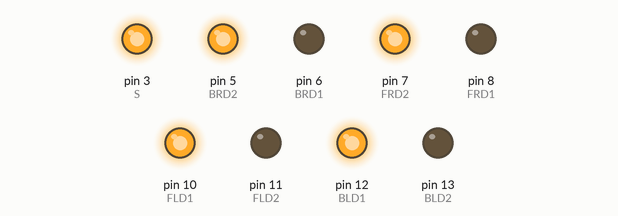
Simulated run of this sketch. Board: Arduino Uno, built with avr-gcc and run on an emulated ATmega328P. Parts: output pins drawn as LEDs (lit = HIGH).

Above: at 0.1 s.
At 3.1 s:
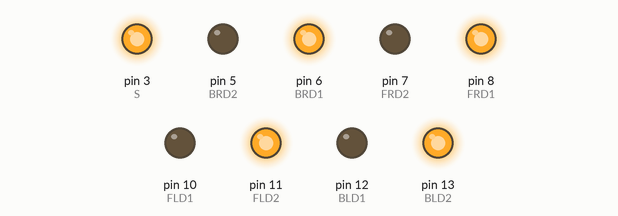
At 6.1 s:
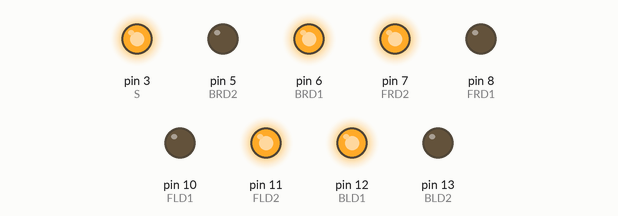
At 12.1 s:
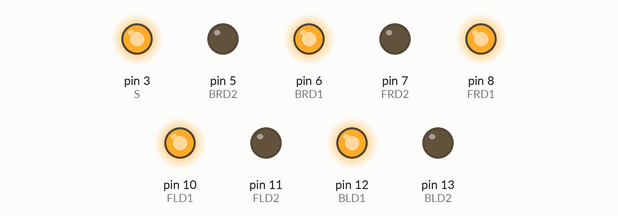
At 18.1 s:
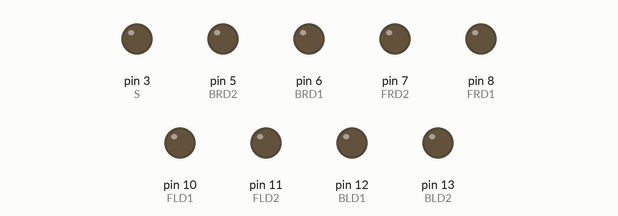
At 37.1 s:
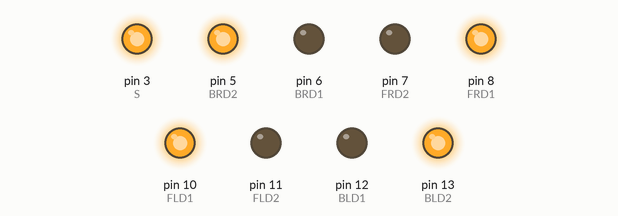
Timing chart, 0 to 38.6 s (numbered marks = the images above):
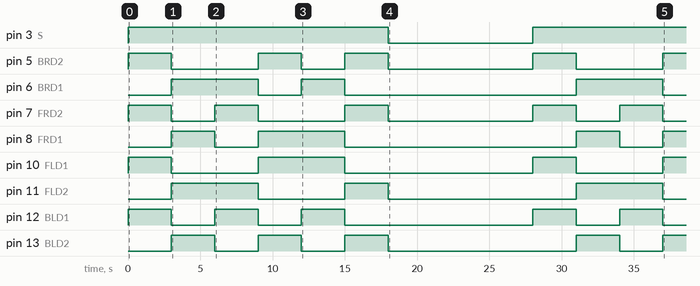

The sketch:

Updated_Mecanum_Code_April_10.ino
```cpp
//F is front, B is back, R is right, L is left, D is drive, S is speed for these pin assignments
#define FRD1 8
#define FRD2 7
#define FLD1 10
#define FLD2 11
#define BRD1 6
#define BRD2 5
#define BLD1 12
#define BLD2 13
#define S 3

void motorCW (int m1, int m2) {
  digitalWrite(m1, HIGH);
  digitalWrite(m2, LOW);
  digitalWrite(S, HIGH);
}

void motorCCW (int m1, int m2) {
  digitalWrite(m1, LOW);
  digitalWrite(m2, HIGH);
  digitalWrite(S, HIGH);
}

void motorStop (int m1, int m2) {
  digitalWrite(m1, LOW);
  digitalWrite(m2, LOW);
  digitalWrite(S, LOW);
}

void driveForwards () {
motorCCW(FRD1,FRD2);
motorCW(FLD1,FLD2);
motorCCW(BRD1,BRD2);
motorCW(BLD1,BLD2);
}
void driveBackwards () {
motorCW(FRD1,FRD2);
motorCCW(FLD1,FLD2);
motorCW(BRD1,BRD2);
motorCCW(BLD1,BLD2);
}
void strafeLeft () {
motorCCW(FRD1,FRD2);
motorCW(BRD1,BRD2);
motorCCW(FLD1,FLD2);
motorCW(BLD1,BLD2);
// check if it makes sense plss
}

void strafeRight () {
motorCW(FRD1, FRD2);
motorCCW(BRD1, BRD2);
motorCW(FLD1, FLD2);
motorCCW(BLD1, BLD2);
}

void rotateCW () {
motorCW(FRD1, FRD2);
motorCW(FLD1, FLD2);
motorCW(BRD1, BRD2);
motorCW(BLD1, BLD2);
}

void rotateCCW () {
motorCCW(FRD1, FRD2);
motorCCW(FLD1, FLD2);
motorCCW(BRD1, BRD2);
motorCCW(BLD1, BLD2);
}

void stopotv () {
motorStop(FRD1, FRD2);
motorStop(FLD1, FLD2);
motorStop(BRD1, BRD2);
motorStop(BLD1, BLD2);
}

void setup() {
pinMode (FRD1, OUTPUT);
pinMode (FRD2, OUTPUT);
pinMode (BRD1, OUTPUT);
pinMode (BRD2, OUTPUT);
pinMode (FLD1, OUTPUT);
pinMode (FLD2, OUTPUT);
pinMode (BLD1, OUTPUT);
pinMode (BLD2, OUTPUT);
pinMode (S, OUTPUT);
}

void loop() {
driveForwards (); // Show forward locomotion
delay(3000); // time to get to the other end of the arena under 3 minutes
  driveBackwards ();
  delay(3000);
  strafeLeft ();
  delay(3000);
strafeRight ();
delay(3000);
  rotateCW ();
  delay(3000);
 rotateCCW();
delay(3000);
  stopotv();
  delay(10000);
}
  
```

Measured:
- by itself, pin 3 (S): LOW → HIGH at 0.00 s, → LOW 18.0 s later, → HIGH 10.0 s later
- by itself, pin 5 (BRD2): LOW → HIGH at 0.00 s, → LOW 3.0 s later, → HIGH 6.0 s later, → LOW 3.0 s later, … (9 changes in this stretch)
- by itself, pin 6 (BRD1): goes HIGH 6.0 s, LOW 3.0 s, HIGH 3.0 s, LOW 16.0 s, HIGH 6.0 s, then LOW
- by itself, pin 7 (FRD2): LOW → HIGH at 0.00 s, → LOW 3.0 s later, → HIGH 3.0 s later, → LOW 3.0 s later, … (10 changes in this stretch)
- by itself, pin 8 (FRD1): goes HIGH 3.0 s, LOW 3.0 s, HIGH 6.0 s, LOW 16.0 s, HIGH 3.0 s, LOW 3.0 s, then HIGH
- by itself, pin 10 (FLD1): goes HIGH 3.0 s, LOW 6.0 s, HIGH 6.0 s, LOW 13.0 s, HIGH 3.0 s, LOW 6.0 s, then HIGH
- by itself, pin 11 (FLD2): goes HIGH 6.0 s, LOW 6.0 s, HIGH 3.0 s, LOW 13.0 s, HIGH 6.0 s, then LOW
- by itself, pin 12 (BLD1): LOW → HIGH at 0.00 s, → LOW 3.0 s later, → HIGH 3.0 s later, → LOW 3.0 s later, … (10 changes in this stretch)
